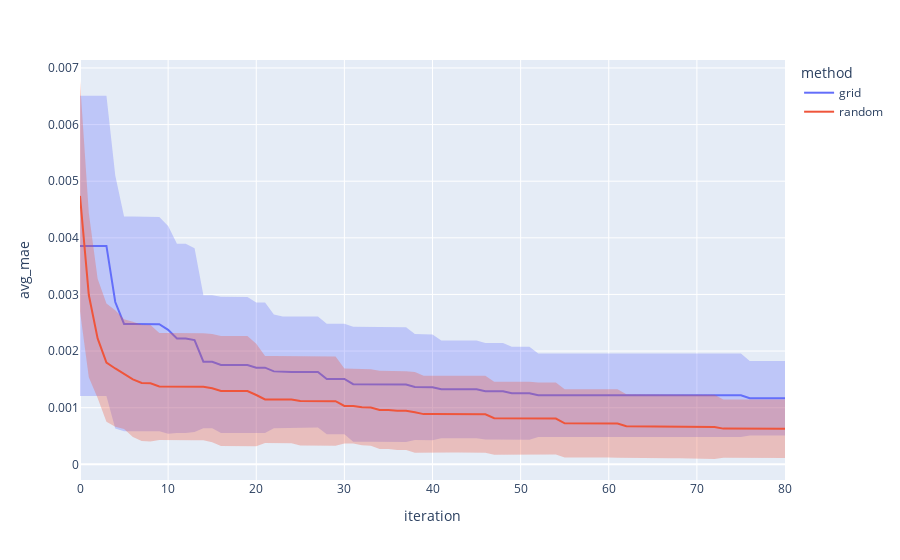

This figure's notebook cell:
### Markdown cell above
Here, we plot the average and standard deviation "best objective vs. iteration" for grid
and random search.

### Code cell
from self_driving_lab_demo.utils.plotting import line

line(
    data_frame=df,
    x="iteration",
    y="avg_mae",
    error_y="std_mae",
    error_y_mode="band",
    color="method",
)

### Figure 1 — Plotly figure (JSON) as saved in the notebook; plotly's stock layout.template omitted (floating-point values rounded to 4 significant figures; data arrays with more than 128 entries replaced by an {"elided": "..."} marker saying what was removed)
{"data": [{"fill": "toself", "fillcolor": "rgba(99,110,250,.3)", "hoverinfo": "skip", "legendgroup": "grid", "line": {"color": "rgba(255,255,255,0)"}, "showlegend": false, "type": "scatter", "x": {"elided": "162 int values"}, "xaxis": "x", "y": {"elided": "162 float values"}, "yaxis": "y"}, {"hovertemplate": "method=grid<br>iteration=%{x}<br>avg_mae=%{y}<extra></extra>", "legendgroup": "grid", "line": {"color": "#636efa", "dash": "solid"}, "marker": {"symbol": "circle"}, "mode": "lines", "name": "grid", "orientation": "v", "showlegend": true, "type": "scatter", "x": [0, 1, 2, 3, 4, 5, 6, 7, 8, 9, 10, 11, 12, 13, 14, 15, 16, 17, 18, 19, 20, 21, 22, 23, 24, 25, 26, 27, 28, 29, 30, 31, 32, 33, 34, 35, 36, 37, 38, 39, 40, 41, 42, 43, 44, 45, 46, 47, 48, 49, 50, 51, 52, 53, 54, 55, 56, 57, 58, 59, 60, 61, 62, 63, 64, 65, 66, 67, 68, 69, 70, 71, 72, 73, 74, 75, 76, 77, 78, 79, 80], "xaxis": "x", "y": [0.003858, 0.003858, 0.003858, 0.003858, 0.002866, 0.00248, 0.00248, 0.002478, 0.002475, 0.002475, 0.002374, 0.002224, 0.002224, 0.002193, 0.001812, 0.001812, 0.001755, 0.001752, 0.001752, 0.001752, 0.001707, 0.001707, 0.001641, 0.001629, 0.001629, 0.001629, 0.001629, 0.001629, 0.001508, 0.001508, 0.001508, 0.001415, 0.001415, 0.001415, 0.001415, 0.001415, 0.001415, 0.001409, 0.001365, 0.001365, 0.00136, 0.001324, 0.001324, 0.001324, 0.001324, 0.001324, 0.001291, 0.001291, 0.001291, 0.001256, 0.001256, 0.001256, 0.00122, 0.00122, 0.00122, 0.00122, 0.00122, 0.00122, 0.00122, 0.00122, 0.00122, 0.00122, 0.00122, 0.00122, 0.00122, 0.00122, 0.00122, 0.00122, 0.00122, 0.00122, 0.00122, 0.00122, 0.00122, 0.00122, 0.00122, 0.00122, 0.001167, 0.001167, 0.001167, 0.001167, 0.001167], "yaxis": "y"}, {"fill": "toself", "fillcolor": "rgba(239,85,59,.3)", "hoverinfo": "skip", "legendgroup": "random", "line": {"color": "rgba(255,255,255,0)"}, "showlegend": false, "type": "scatter", "x": {"elided": "162 int values"}, "xaxis": "x", "y": {"elided": "162 float values"}, "yaxis": "y"}, {"hovertemplate": "method=random<br>iteration=%{x}<br>avg_mae=%{y}<extra></extra>", "legendgroup": "random", "line": {"color": "#EF553B", "dash": "solid"}, "marker": {"symbol": "circle"}, "mode": "lines", "name": "random", "orientation": "v", "showlegend": true, "type": "scatter", "x": [0, 1, 2, 3, 4, 5, 6, 7, 8, 9, 10, 11, 12, 13, 14, 15, 16, 17, 18, 19, 20, 21, 22, 23, 24, 25, 26, 27, 28, 29, 30, 31, 32, 33, 34, 35, 36, 37, 38, 39, 40, 41, 42, 43, 44, 45, 46, 47, 48, 49, 50, 51, 52, 53, 54, 55, 56, 57, 58, 59, 60, 61, 62, 63, 64, 65, 66, 67, 68, 69, 70, 71, 72, 73, 74, 75, 76, 77, 78, 79, 80], "xaxis": "x", "y": [0.004739, 0.002989, 0.002224, 0.001797, 0.001693, 0.001593, 0.0015, 0.001437, 0.001431, 0.001374, 0.001374, 0.001374, 0.001374, 0.001369, 0.001369, 0.001345, 0.001294, 0.001294, 0.001294, 0.001294, 0.001224, 0.001146, 0.001146, 0.001146, 0.001143, 0.001118, 0.001115, 0.001115, 0.001115, 0.001115, 0.00103, 0.00103, 0.001009, 0.001003, 0.0009614, 0.0009614, 0.0009478, 0.0009478, 0.0009177, 0.0008868, 0.0008868, 0.0008868, 0.0008868, 0.0008868, 0.0008868, 0.0008868, 0.0008836, 0.0008145, 0.0008145, 0.0008145, 0.0008145, 0.0008145, 0.0008082, 0.0008082, 0.0008082, 0.0007238, 0.0007238, 0.0007238, 0.0007238, 0.0007238, 0.0007238, 0.0007206, 0.0006729, 0.0006729, 0.0006729, 0.0006712, 0.0006712, 0.0006712, 0.0006712, 0.0006664, 0.0006664, 0.0006664, 0.0006606, 0.0006304, 0.0006296, 0.0006296, 0.0006296, 0.0006296, 0.0006296, 0.0006296, 0.0006296], "yaxis": "y"}], "layout": {"legend": {"title": {"text": "method"}, "tracegroupgap": 0}, "margin": {"t": 60}, "xaxis": {"anchor": "y", "domain": [0, 1], "title": {"text": "iteration"}}, "yaxis": {"anchor": "x", "domain": [0, 1], "title": {"text": "avg_mae"}}}}
